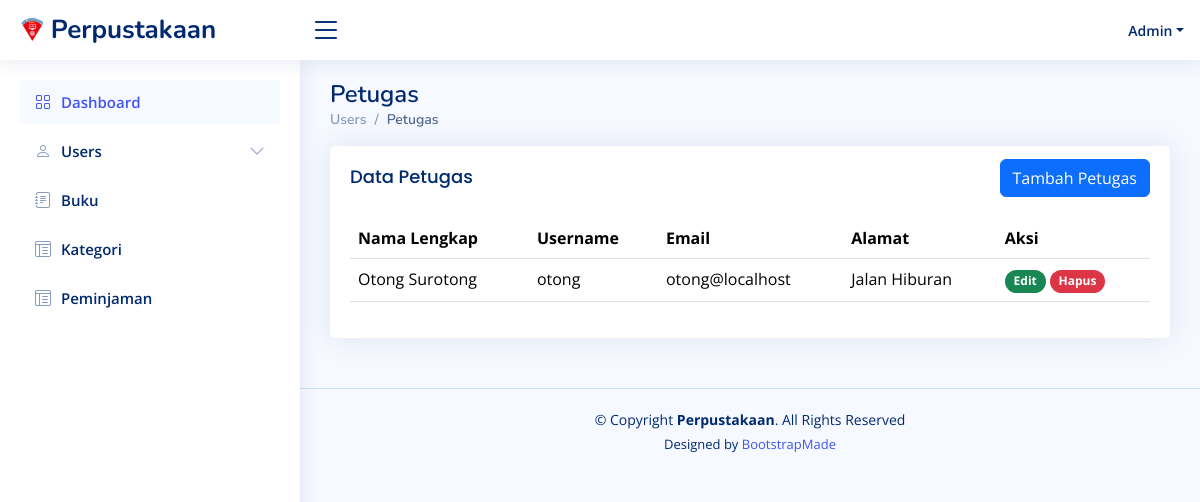
/petugas (signed in), run on the app's committed database.
### tables this page shows
CREATE TABLE `user` (
  `UserID` int NOT NULL,
  `Username` varchar(255) NOT NULL,
  `Password` varchar(255) NOT NULL,
  `Email` varchar(255) NOT NULL,
  `NamaLengkap` varchar(255) NOT NULL,
  `Alamat` text,
  `Role` enum('admin','petugas','peminjam') NOT NULL
);

### app/core/Controller.php (called while the page is built, shortened)
<?php
class Controller
{
  public function view($view, $data = []): void
  {
    require_once '../app/views/' . $view . '.php';
  }
  public function model($modelClass): object
  {
    return new $modelClass;
  }
}

### app/controllers/Petugas.php (called while the page is built, shortened)
<?php
class Petugas extends Controller
{
    public function index()
    {
        $data = [
            'title' => 'Data Petugas',
            'data_petugas' => $this->model('UserModel')->get('petugas')
        ];
        $this->view('petugas/index', $data);
    }
}

### app/core/App.php (called while the page is built, shortened)
<?php
class App {
  protected $controller = 'Web', $method = 'index', $params = [];
  public function __construct()
  {
    $this->controller = new $this->controller;
    call_user_func_array([$this->controller, $this->method], $this->params);
  }
}

### public/index.php (called while the page is built, shortened)
<?php
require_once '../app/init.php';
$app = new App;

### app/core/Database.php (called while the page is built, shortened)
<?php
class Database {
  private $host = DBHOST, $user = DBUSER, $pass = DBPASS, $dbname = DBNAME;
  private $dbh;
  private $stmt;
  public function __construct()
  {
    $dsn = "mysql:host=$this->host;dbname=$this->dbname";
    $options = [
      PDO::ATTR_PERSISTENT => true,
      PDO::ATTR_ERRMODE    => PDO::ERRMODE_EXCEPTION
    ];
    try {
      $this->dbh = new PDO($dsn, $this->user, $this->pass, $options);
    } catch(PDOException $e) {
      die($e->getMessage());
    }
  }
  public function query($query): void {
    $this->stmt = $this->dbh->prepare($query);
  }
  public function bind($param, $value, $type = null): void {
    if( is_null($type) ) {
      switch( true ) {
        default:
          $type = PDO::PARAM_STR;
      }
    }
    $this->stmt->bindValue($param, $value, $type);
  }
  public function execute(): void {
    $this->stmt->execute();
  }
  public function resultSet(): array {
    $this->execute();
    return $this->stmt->fetchAll(PDO::FETCH_ASSOC);
  }
}

### app/core/BaseModel.php (called while the page is built, shortened)
<?php
class BaseModel
{
    public $db;
    protected $table;
    public function __construct()
    {
        $this->db = new Database();
    }
    public function selectData(string $view = null, string $select = null, array $orderBy = [], array $kondisi = null, string $limit = ''): void
    {
        $table = (!is_null($view)) ? $view : $this->table;
        $setSelect = (!is_null($select)) ? $select : "*";
        $setOrder = "";
        $query = "SELECT $setSelect FROM $table $setOrder $limit";
        if (!is_null($kondisi)) {
            if (array_key_exists("logic", $kondisi)) {
                $logic = $kondisi['logic'];
                $i = 1;
            } else {
                $logic = "";
                $i = 0;
            };
            $arr = [];
            for ($i; $i <= count($kondisi) - 1; $i++) {
                $arr += [array_keys($kondisi)[$i] => array_values($kondisi)[$i]];
            }
            $setKondisi = implode(" ? $logic ", array_keys($arr)) . " ? ";
            $query = "SELECT $setSelect FROM $table WHERE ($setKondisi) $setOrder $limit";
            $this->db->query($query);
            $i = 1;
            foreach ($arr as $value) {
                $this->db->bind($i, $value);
                $i++;
            }
        } else {
            $this->db->query($query);
        }
    }
    public function fetchAll(): array
    {
        return $this->db->resultSet();
    }
}

### app/models/UserModel.php (called while the page is built, shortened)
<?php
class UserModel extends BaseModel
{
    public function get(string $role): array
    {
        $this->selectData(kondisi: ['Role =' => $role]);
        return $this->fetchAll();
    }
}

### app/init.php (called while the page is built, shortened)
<?php
spl_autoload_register(function ($class) {
    $class = explode('\\', $class);
    $class = end($class);
});

### app/views/petugas/index.php (the view, shortened to what this page needs)
<div class="pagetitle">
    <h1>Petugas</h1>
    <nav>
        <ol class="breadcrumb">
            <li class="breadcrumb-item"><a href="index.html">Users</a></li>
            <li class="breadcrumb-item active">Petugas</li>
        </ol>
    </nav>
</div>
<section class="section">
    <div class="row">
        <div class="col-lg-12">
            <div class="card">
                <div class="card-body">
                <div class="d-flex mb-2 justify-content-between align-items-center">
                    <h5 class="card-title">Data Petugas</h5>
                    <a href="<?= BASEURL ?>/petugas/create" class="btn btn-primary">Tambah Petugas</a>
                </div>
                    <table class="table datatable">
                        <thead>
                            <tr>
                                <th>Nama Lengkap</th>
                                <th>Username</th>
                                <th>Email</th>
                                <th>Alamat</th>
                                <th>Aksi</th>
                            </tr>
                        </thead>
                        <tbody>
                            <?php foreach($data['data_petugas'] as $item): ?>
                            <tr>
                                <td><?= $item['NamaLengkap'] ?></td>
                                <td><?= $item['Username'] ?></td>
                                <td><?= $item['Email'] ?></td>
                                <td><?= $item['Alamat'] ?></td>
                                <td>
                                    <a href="<?= BASEURL ?>/petugas/edit/<?= $item['UserID'] ?>" class="btn badge rounded-pill bg-success">Edit</a>
                                    <form action="<?= BASEURL ?>/petugas/destroy" method="post" class="d-inline">
                                        <button type="submit" class="btn badge rounded-pill bg-danger">Hapus</button>
                                    </form>
                                </td>
                            </tr>
                            <?php endforeach ?>
                        </tbody>
                    </table>
                </div>
            </div>
        </div>
    </div>
</section>

### public/css/style.css (style rules this page uses)
:root { scroll-behavior: smooth; }
body { font-family: "Open Sans", sans-serif; background: #f6f9ff; color: #444444; }
a { color: #4154f1; text-decoration: none; }
h1, h2, h3, h4, h5, h6 { font-family: "Nunito", sans-serif; }
.pagetitle { margin-bottom: 10px; }
.pagetitle h1 { font-size: 24px; margin-bottom: 0; font-weight: 600; color: #012970; }
.card { margin-bottom: 30px; border: none; border-radius: 5px; box-shadow: 0px 0 30px rgba(1, 41, 112, 0.1); }
.card-title { padding: 20px 0 15px 0; font-size: 18px; font-weight: 500; color: #012970; font-family: "Poppins", sans-serif; }
.card-body { padding: 0 20px 20px 20px; }
.breadcrumb { font-size: 14px; font-family: "Nunito", sans-serif; color: #899bbd; font-weight: 600; }
.breadcrumb a { color: #899bbd; transition: 0.3s; }
.breadcrumb .breadcrumb-item::before { color: #899bbd; }
.breadcrumb .active { color: #51678f; font-weight: 600; }

### data on the page
user: NamaLengkap "Otong Surotong", Username "otong", Email "otong@localhost", Alamat "Jalan Hiburan"

### other printed values
APP_NAME "Perpustakaan"
$_SESSION['NamaLengkap'] "Admin"
